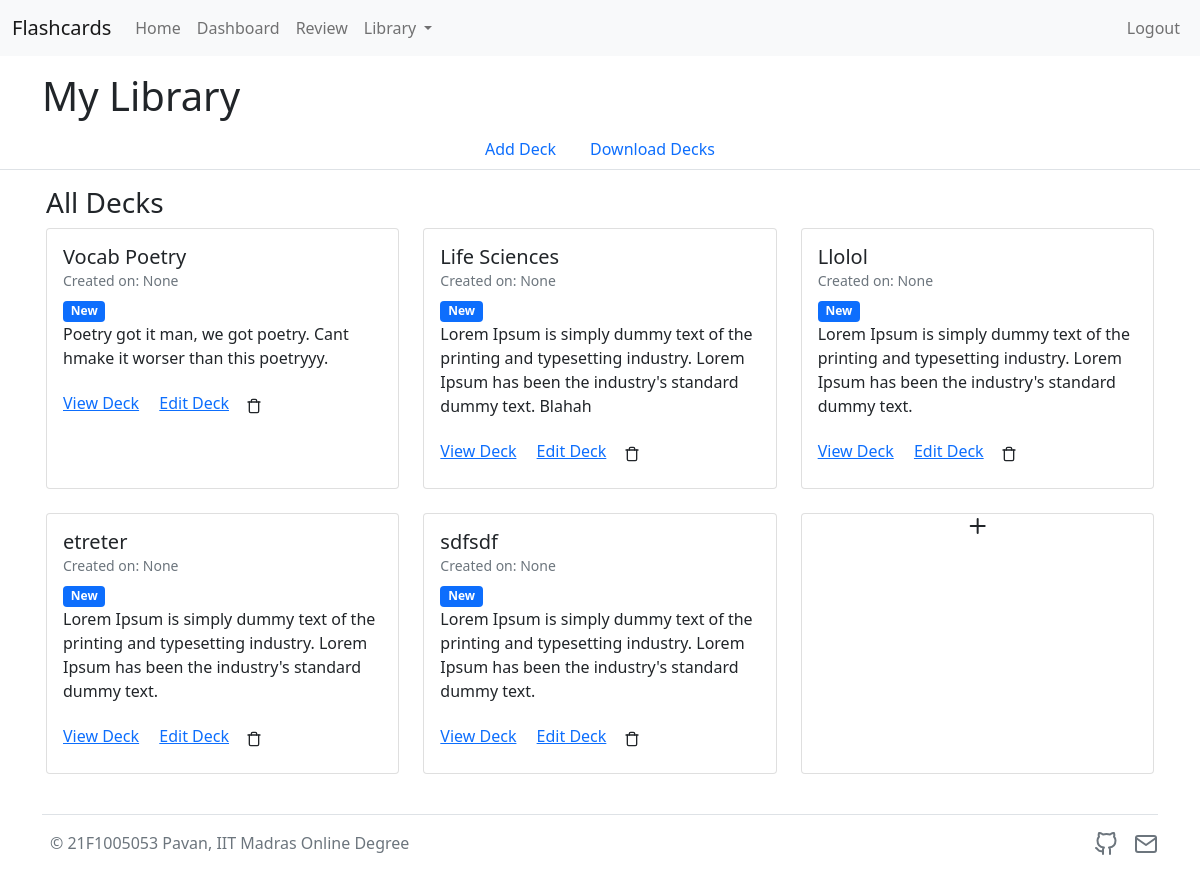
/library (signed in), run on the app's committed database.
### application/models.py (models this page shows)
class Decks(db.Model):
    __tablename__ = 'decks'
    deck_id = db.Column(db.Integer, autoincrement=True,  primary_key=True)
    deck_name = db.Column(db.String(50))
    deck_description = db.Column(db.String)
    access_time = db.Column(db.DateTime)
    last_review = db.Column(db.DateTime)
    score = db.Column(db.Integer)
    id = db.Column(db.Integer, db.ForeignKey('user.id'), nullable=False)

### application/controllers.py (the view)
@app.route("/library")
@login_required
def library():
    user = flask_login.current_user
    decks=[]
    decks = db.session.query(Decks).filter(Decks.id==user.id).order_by(Decks.access_time.desc(), Decks.last_review.desc())
    return render_template('library.html', decks=decks)

### templates/library.html (shortened to what this page needs)
{% extends "base.html" %}
{% block content %}
<div class="container">
  <div class="jumbatron" style="margin-top: 1rem;">
      <h1>My Library</h1>
  </div>
</div>
<ul class="nav nav-tabs justify-content-center">
  <li class="nav-item">
    <a class="nav-link " href="{{ url_for('addDecks') }}">Add Deck</a>
  </li>
  <li class="nav-item">
    <a class="nav-link" href="#">Download Decks</a>
  </li>
</ul>
<div class="container" style="padding:1rem">
  <h3>All Decks</h3>
  <div class="row row-cols-1 row-cols-md-3 g-4">
        {% for deck in decks %}
            <div class="col" id="div_{{deck.deck_id}}">
                <div class="card h-100">
                    <div class="card-body">
                        <h5 class="card-title">{{ deck.deck_name }}</h5>
                        <h6 class="small card-subtitle mb-2 text-muted">Created on: {{ deck.access_time }}</h6>
                        {% if deck.last_review %}
                        <h6 class="small card-subtitle mb-2 text-muted">Last Reviewed on: {{ deck.last_review }}</h6>
                        <h6 class="small card-subtitle mb-2 text-muted">Score: {{ deck.score }}</h6>
                        {%else %}
                        <span class="badge bg-primary">New</span>
                        {% endif %}
                        <p class="card-text">{{ deck.deck_description }}</p>
                        <a href="{{ url_for('deck', deck_id=deck.deck_id) }}" class="card-link">View Deck</a>
                        <a href="{{ url_for('editDecks', deck_id=deck.deck_id) }}" class="card-link">Edit Deck</a>
                        <a class="btn" id="delete_{{deck.deck_id}}">
                        <i data-feather="trash" class="bi" width="16"
							height="16"></i></a>
                    </div>
                </div>
          </div>
        {% endfor %}
      <div class="col">
        <div class="card h-100">
          <i data-feather="plus" class=" card-img"></i>
        </div>
    </div>
  </div>
</div>
{% endblock %}

### data on the page
Decks: deck_name "Vocab Poetry", access_time "None", shows "New", deck_description "Poetry got it man, we got poetry. Cant hmake it worser than this poetryyy."
Decks: deck_name "Life Sciences", access_time "None", shows "New", deck_description "Lorem Ipsum is simply dummy text of the printing and typesetting industry. Lorem Ipsum has been the industry's standard dummy text. Blahah"
Decks: deck_name "Llolol", access_time "None", shows "New", deck_description "Lorem Ipsum is simply dummy text of the printing and typesetting industry. Lorem Ipsum has been the industry's standard dummy text."
Decks: deck_name "etreter", access_time "None", shows "New", deck_description "Lorem Ipsum is simply dummy text of the printing and typesetting industry. Lorem Ipsum has been the industry's standard dummy text."
Decks: deck_name "sdfsdf", access_time "None", shows "New", deck_description "Lorem Ipsum is simply dummy text of the printing and typesetting industry. Lorem Ipsum has been the industry's standard dummy text."
